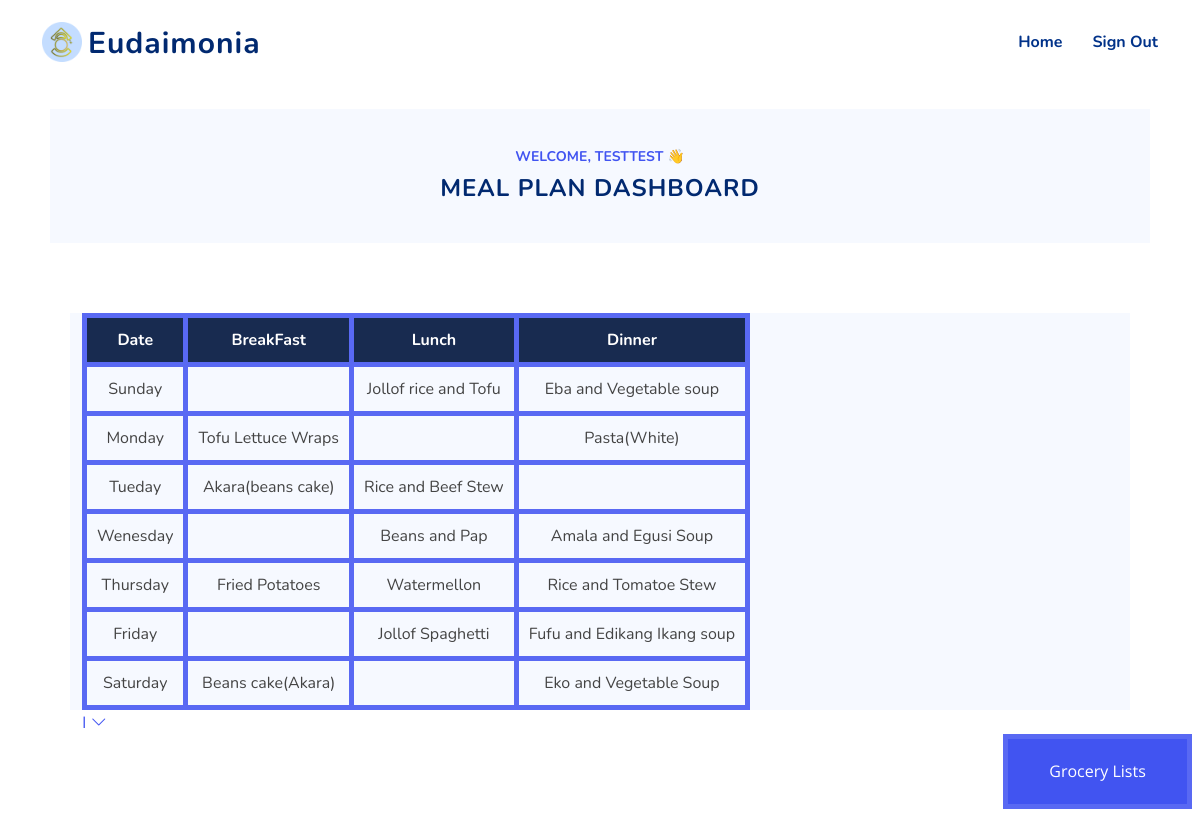
Page /meal (signed in) on the committed database.
### tables this page shows
CREATE TABLE users
             (id INTEGER PRIMARY KEY AUTOINCREMENT,
              email TEXT UNIQUE,
              first_name TEXT,
              last_name TEXT,
              username TEXT UNIQUE,
              gender TEXT,
              university_name TEXT,
              notification_enabled INTEGER,
              privacy_enabled INTEGER,
              password_hash TEXT,
              profile_image TEXT );

CREATE TABLE testtest (Date TEXT, BreakFast TEXT, Lunch TEXT, Dinner TEXT);

### app.py (the view)
@app.route('/meal', methods=["GET", "POST"])
def meal():
    if g.user is None:
        return redirect(url_for('signin'))
    visited = "checked your Meal"
    user_id = session['user_id']
    record_usage_history(user_id, visited)
    if request.method == "POST":
        name = g.user['username']
        session['name'] = name
        vegetarian = request.form['Vegetarian']
        allergies = session.get('allergies')
        height = float(request.form['height'])
        weight = float(request.form['weight'])
        meal = request.form['meal']
        grocery = name + '1'
        m = height * height
        bmi = weight / m
        tables = {
            ('Yes', 'Yes'): {'two': 'Allegies_UW2', 'three': 'Allegies_UW3'},
            ('Yes', 'No'): {'two': 'Vegetarian_UW2', 'three': 'Vegetarian_UW3'},
            ('No', 'Yes'): {'two': 'Allegies_UW2', 'three': 'Allegies_UW3'},
            ('No', 'No'): {'two': 'Under_weight2', 'three': 'Under_weight3'}
        }
        if bmi > 18.5:
            tables.update({
                ('Yes', 'Yes'): {'two': 'Allegies_NW2', 'three': 'Allegies_NW3'},
                ('Yes', 'No'): {'two': 'Vegetarian_NW2', 'three': 'Vegetarian_NW3'},
                ('No', 'Yes'): {'two': 'Allegies_NW2', 'three': 'Allegies_NW3'},
                ('No', 'No'): {'two': 'Normal_weight2', 'three': 'Normal_weight3'}
            })
        if bmi > 26.0:
            tables.update({
                ('Yes', 'Yes'): {'two': 'Allegies_OW2', 'three': 'Allegies_OW3'},
                ('Yes', 'No'): {'two': 'Vegetarian_OW2', 'three': 'Vegetarian_OW3'},
                ('No', 'Yes'): {'two': 'Allegies_OW2', 'three': 'Allegies_OW3'},
                ('No', 'No'): {'two': 'Over_weight2', 'three': 'Over_weight3'}
            })
        table_name = tables[(vegetarian, allergies)][meal]
        replicate_table(table_name, name)
        replicate_table(f"{table_name}_Grocery", grocery)
        groceries = get_meal_from_db(grocery)
        meal = get_meal_from_db(name)
        if allergies == 'Yes':
            meal = allergy_meals(meal, allergies)
            meal_data = get_meal_from_db(name)
            meal = list(meal_data)
        return render_template("meal.html", meal=meal, groceries=groceries, first_name=name)
    elif request.method == "GET":
        try:
            name = g.user['username']
            grocery = name + '1'
            groceries = get_meal_from_db(grocery)
            meal = get_meal_from_db(name)
            return render_template("meal.html", meal=meal, groceries=groceries, first_name=name)
        except sqlite3.OperationalError:
            return render_template('allergies.html')

### app.py (called while the page is built)
def get_user(user_id):
    query = "SELECT id, email, first_name, last_name, username, gender, university_name, password_hash, notification_enabled, privacy_enabled FROM users WHERE id = ?"
    args = (user_id,)
    row = db_query(query, args)
    if not row:
        return None
    return {
        'id': row[0][0], 'email': row[0][1], 'first_name': row[0][2], 'last_name': row[0][3], 'username': row[0][4], 'gender': row[0][5], 'university_name': row[0][6], 'password': row[0][7], 'notification_enabled': bool(row[0][8]), 'privacy_enabled': bool(row[0][9])
    }

@app.before_request
def load_user():
    user_id = session.get('user_id')
    if user_id is not None:
        g.user = get_user(user_id)
    else:
        g.user = None

def get_db():
    db = getattr(g, '_database', None)
    if db is None:
        db = g._database = sqlite3.connect(DATABASE_FILE)
        db.row_factory = sqlite3.Row
    return db

@app.teardown_appcontext
def close_connection(exception):
    db = getattr(g, '_database', None)
    if db is not None:
        db.close()

def db_query(query, args=None):
    cur = get_db().execute(query, args or ())
    rv = cur.fetchall()
    cur.close()
    return rv

def get_meal_from_db(table_name):
    query = "SELECT * FROM {}".format(table_name)
    results = db_query(query)
    if results:
        return results
    else:
        return None

def record_usage_history(user_id, route):
    date = datetime.datetime.now()
    timestamp = date.strftime('%Y-%m-%d %H:%M')
    query = "INSERT INTO usage_history (user_id, route, timestamp) VALUES (?, ?, ?)"
    args = (user_id, route, timestamp)
    db_connection = get_db()
    cur = db_connection.cursor()
    cur.execute(query, args)
    db_connection.commit()

### templates/meal.html (shortened to what this page needs)
{% extends 'user_base.html' %}  {%block content %}
<section id="contact" class="contact d-flex align-items-center contact">
  <div class="container">
    <header class="col-lg-12 hero-img section-header">
      <div id="about" class="about">
        <div class="content">
          <h3>Welcome, {{ first_name }} 👋</h3>
          <h2>Meal Plan Dashboard</h2>
        </div>
      </div>
      <link
        href="{{ url_for('static', filename='assets/css/style.css') }}"
        rel="stylesheet"
      />
      <link
        href="{{ url_for('static', filename='assets/css/meal.css') }}"
        rel="stylesheet"
      />
    </header>
    <div class="container">
      <div class="row justify-content-center">
        <table id="table">
          <tr>
            <th>Date</th>
            <th>BreakFast</th>
            <th>Lunch</th>
            <th>Dinner</th>
          </tr>
          {% for food in meal %}
          <tr>
            <td contenteditable>{{ food['Date'] }}</td>
            <td contenteditable>{{ food['BreakFast'] }}</td>
            <td contenteditable>{{ food['Lunch'] }}</td>
            <td contenteditable>{{ food['Dinner'] }}</td>
          </tr>
          {% endfor %}
        </table>
        <div class="dropdown">
          <a href="#" onclick="toggleInstructions()"><span>I</span> <i class="bi bi-chevron-down"></i></a>
        </div>
    <div>
      <button onclick="show()" id="grocery" class="grocery">
        Grocery Lists
      </button>
      <br /><br /><br />
    </div>
    </div>
  </div>
</section>
{% endblock %}

### templates/user_base.html (shortened to what this page needs)
<!DOCTYPE html>
<html lang="en">
  <head>
    <link
      href="{{ url_for('static', filename='assets/vendor/aos/aos.css') }}"
      rel="stylesheet"
    />
    <link
      href="{{ url_for('static', filename='assets/vendor/bootstrap/css/bootstrap.min.css') }}"
      rel="stylesheet"
    />
    <link
      href="{{ url_for('static', filename='assets/vendor/bootstrap-icons/bootstrap-icons.css') }}"
      rel="stylesheet"
    />
    <link
      href="{{ url_for('static', filename='assets/vendor/glightbox/css/glightbox.min.css') }}"
      rel="stylesheet"
    />
    <link
      href="{{ url_for('static', filename='assets/vendor/remixicon/remixicon.css') }}"
      rel="stylesheet"
    />
    <link
      href="{{ url_for('static', filename='assets/vendor/swiper/swiper-bundle.min.css') }}"
      rel="stylesheet"
    />
    <link
      href="{{ url_for('static', filename='assets/css/style.css') }}"
      rel="stylesheet"
    />
  </head>
  <body>
    <header id="header" class="header fixed-top">
      <div
        class="container-fluid container-xl d-flex align-items-center justify-content-between"
      >
        <a href="/" class="logo d-flex align-items-center">
          <img src="{{url_for('static', filename='img/emblem.png')}}" alt="" />
          <span>Eudaimonia</span>
        </a>
        <nav id="navbar" class="navbar">
          <ul>
            <li><a class="nav-link" href="/home">Home</a></li>
            <li>
              <a class="nav-link" href="/signout">Sign Out</a>
            </li>
          </ul>
        </nav>
      </div>
    </header>
    <main id="main">
      {% block content %} {% endblock %}
    </main>
  </body>
</html>

### static/assets/css/style.css (style rules this page uses)
:root { scroll-behavior: smooth; }
body { font-family: "Open Sans", sans-serif; color: #444444; }
a { color: #4154f1; text-decoration: none; }
h1, h2, h3, h4, h5, h6, label, table { font-family: "Nunito", sans-serif; }
table { text-align: center; border-collapse: collapse; width: 100%; background: #f6f9ff; }
td { padding: 10px; border: 5px solid #5969f3; color: #444444; }
th { background-color: rgba(1, 22, 61, 0.9); padding: 10px; border: 5px solid #5969f3; color: #fff; }
.grocery { position: absolute; right: 0.5em; width: 5cm; height: 2cm; background-color: #4154f1; border: 5px solid #5969f3; color: #fff; }
section { padding: 5px 0; overflow: hidden; }
.section-header { text-align: center; padding-bottom: 40px; }
.section-header h2 { font-size: 13px; letter-spacing: 1px; font-weight: 700; margin: 0; color: #4154f1; text-transform: uppercase; }
.header { transition: all 0.5s; z-index: 997; padding: 20px 0; }
.header .logo { line-height: 0; }
.header .logo img { max-height: 40px; margin-right: 6px; }
.header .logo span { font-size: 30px; font-weight: 700; letter-spacing: 1px; color: #012970; font-family: "Nunito", sans-serif; margin-top: 3px; }
.navbar { padding: 0; }
.navbar ul { margin: 0; padding: 0; display: flex; list-style: none; align-items: center; }
.navbar li { position: relative; }
.navbar a, .navbar a:focus { display: flex; align-items: center; justify-content: space-between; padding: 10px 0 10px 30px; font-family: "Nunito", sans-serif; font-size: 16px; font-weight: 700; color: #013289; white-space: nowrap; transition: 0.3s; }
.about .content { background-color: #f6f9ff; padding: 40px; }
.about h3 { font-size: 14px; font-weight: 700; color: #4154f1; text-transform: uppercase; }
.about h2 { font-size: 24px; font-weight: 700; color: #012970; }
#header { position: relative; z-index: 10; }

### static/assets/css/meal.css (style rules this page uses)
table { overflow-x: auto; display: block; width: 100%; }
td, th { min-width: 100px; }
.container { padding: 20px; }
.row { margin: 10px 0; }

### rows in the picture
users: username "TESTTEST"
testtest: Date "Sunday", Lunch "Jollof rice and Tofu", Dinner "Eba and Vegetable soup"
testtest: Date "Monday", BreakFast "Tofu Lettuce Wraps", Dinner "Pasta(White)"
testtest: Date "Tueday", BreakFast "Akara(beans cake)", Lunch "Rice and Beef Stew"
testtest: Date "Wenesday", Lunch "Beans and Pap", Dinner "Amala and Egusi Soup"
testtest: Date "Thursday", BreakFast "Fried Potatoes", Lunch "Watermellon", Dinner "Rice and Tomatoe Stew"
testtest: Date "Friday", Lunch "Jollof Spaghetti", Dinner "Fufu and Edikang Ikang soup"
testtest: Date "Saturday", BreakFast "Beans cake(Akara)", Dinner "Eko and Vegetable Soup"
